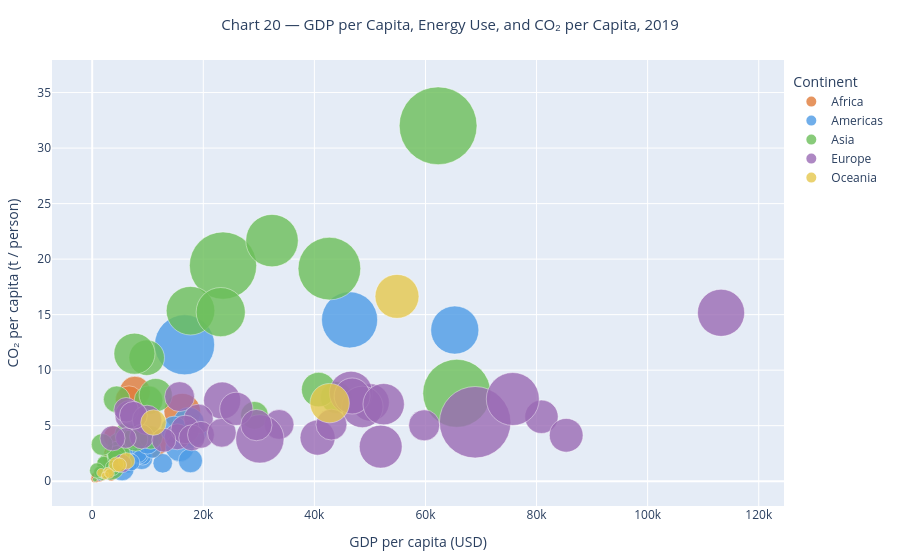

Write notebook code for a chart like this one.
### Markdown cell above
**Chart 20 — What is the overall pattern between per-capita GDP, energy use, and CO₂ in 2019?**

An interactive Plotly bubble chart: GDP per capita on x, CO₂ per capita on y, and primary energy per capita encoded as bubble size. Countries in the top-right cluster are rich, energy-intensive, and high-emitting. Clean-energy outliers — France, Switzerland, Sweden — achieve high GDP with below-expected CO₂, visible as they sit below the main cluster.

### Code cell
df_c20 = df[df['year'] == 2019].dropna(
    subset=['gdp_per_capita', 'co2_per_capita', 'primary_energy_per_capita']
)

fig = px.scatter(
    df_c20,
    x='gdp_per_capita',
    y='co2_per_capita',
    size='primary_energy_per_capita',
    color='continent',
    hover_name='country',
    color_discrete_map=CONT_PALETTE,
    category_orders={'continent': CONT_ORDER},
    size_max=55,
    title='Chart 20 — GDP per Capita, Energy Use, and CO₂ per Capita, 2019',
    labels={
        'gdp_per_capita':            'GDP per capita (USD)',
        'co2_per_capita':            'CO₂ per capita (t / person)',
        'primary_energy_per_capita': 'Energy per capita (kWh)',
        'continent':                 'Continent',
    },
)
fig.update_traces(marker=dict(opacity=0.80, line=dict(width=0.5, color='white')))
fig.update_layout(
    margin=dict(l=40, r=40, t=60, b=40),
    height=560,
    title_font_size=15,
    title_x=0.5,
    legend=dict(title='Continent', yanchor='top', y=0.98, xanchor='left', x=1.01),
)
fig.write_html('images/chart20_gdp_energy_co2_bubble.html')
print('Saved: images/chart20_gdp_energy_co2_bubble.html')
fig.show()

### Figure 1 — Plotly figure (JSON) as saved in the notebook; plotly's stock layout.template omitted (floating-point values rounded to 4 significant figures)
{"data": [{"hovertemplate": "<b>%{hovertext}</b><br><br>Continent=Africa<br>GDP per capita (USD)=%{x}<br>CO₂ per capita (t / person)=%{y}<br>Energy per capita (kWh)=%{marker.size}<extra></extra>", "hovertext": ["Algeria", "Angola", "Benin", "Botswana", "Burkina Faso", "Burundi", "Cameroon", "Central African Republic", "Chad", "Comoros", "Djibouti", "Equatorial Guinea", "Eswatini", "Ethiopia", "Gabon", "Ghana", "Guinea", "Guinea-Bissau", "Kenya", "Lesotho", "Liberia", "Libya", "Madagascar", "Malawi", "Mali", "Mauritania", "Mauritius", "Morocco", "Mozambique", "Namibia", "Niger", "Nigeria", "Rwanda", "Sao Tome and Principe", "Senegal", "Seychelles", "Sierra Leone", "Somalia", "South Africa", "Sudan", "Togo", "Tunisia", "Uganda", "Zambia", "Zimbabwe"], "legendgroup": "Africa", "marker": {"color": "#E07B39", "line": {"color": "white", "width": 0.5}, "opacity": 0.8, "size": [16260.0, 3667.0, 2416.0, 9468.0, 947.0, 309.3, 1720.0, 299.2, 458.2, 1686.0, 2849.0, 17640.0, 5780.0, 922.0, 7428.0, 3136.0, 1202.0, 703.1, 1946.0, 2189.0, 1101.0, 32420.0, 678.7, 537.8, 1232.0, 4149.0, 22800.0, 7267.0, 2447.0, 9254.0, 468.5, 2483.0, 525.6, 3418.0, 2753.0, 45780.0, 513.0, 227.6, 25510.0, 2459.0, 1304.0, 10130.0, 811.6, 2984.0, 3004.0], "sizemode": "area", "sizeref": 68.77, "symbol": "circle"}, "mode": "markers", "name": "Africa", "orientation": "v", "showlegend": true, "type": "scatter", "x": [3990.0, 2810.0, 1220.0, 7203.0, 796.1, 228.2, 1533.0, 467.9, 709.5, 1402.0, 3415.0, 8420.0, 3916.0, 855.8, 7767.0, 2247.0, 1058.0, 749.5, 1913.0, 1113.0, 672.3, 7686.0, 523.0, 591.8, 879.0, 1743.0, 11100.0, 3235.0, 506.6, 5010.0, 554.1, 2230.0, 820.1, 1988.0, 1430.0, 16210.0, 521.8, 419.4, 6625.0, 610.9, 893.4, 3575.0, 798.6, 1305.0, 1317.0], "xaxis": "x", "y": [3.995, 0.7777, 0.6002, 3.116, 0.2399, 0.05588, 0.3542, 0.04816, 0.1348, 0.3066, 0.421, 3.814, 0.8252, 0.1446, 2.179, 0.6132, 0.3031, 0.1305, 0.4084, 0.3573, 0.1999, 8.07, 0.1462, 0.06029, 0.2765, 0.7665, 3.265, 1.929, 0.2346, 1.707, 0.08931, 0.5522, 0.09619, 0.7414, 0.6205, 6.265, 0.113, 0.04328, 7.36, 0.4431, 0.2746, 2.405, 0.1062, 0.3614, 0.792], "yaxis": "y"}, {"hovertemplate": "<b>%{hovertext}</b><br><br>Continent=Americas<br>GDP per capita (USD)=%{x}<br>CO₂ per capita (t / person)=%{y}<br>Energy per capita (kWh)=%{marker.size}<extra></extra>", "hovertext": ["Antigua and Barbuda", "Argentina", "Barbados", "Belize", "Brazil", "Canada", "Chile", "Colombia", "Costa Rica", "Cuba", "Dominica", "Dominican Republic", "Ecuador", "El Salvador", "Grenada", "Guatemala", "Guyana", "Haiti", "Honduras", "Jamaica", "Mexico", "Nicaragua", "Panama", "Paraguay", "Peru", "Suriname", "Trinidad and Tobago", "United States", "Uruguay"], "legendgroup": "Americas", "marker": {"color": "#4D9BE6", "line": {"color": "white", "width": 0.5}, "opacity": 0.8, "size": [33030.0, 20730.0, 25170.0, 9884.0, 16680.0, 108000.0, 24890.0, 11220.0, 13010.0, 9606.0, 11050.0, 11100.0, 12160.0, 7272.0, 10660.0, 5852.0, 14180.0, 1184.0, 5641.0, 15390.0, 17900.0, 4225.0, 27880.0, 19900.0, 9950.0, 21630.0, 123700.0, 79490.0, 19990.0], "sizemode": "area", "sizeref": 68.77, "symbol": "circle"}, "mode": "markers", "name": "Americas", "orientation": "v", "showlegend": true, "type": "scatter", "x": [17380.0, 10060.0, 18150.0, 5079.0, 8898.0, 46340.0, 14740.0, 6425.0, 12690.0, 9126.0, 8516.0, 8282.0, 6223.0, 4168.0, 10830.0, 4639.0, 6610.0, 1313.0, 2556.0, 5369.0, 9950.0, 1927.0, 15770.0, 5381.0, 7028.0, 6854.0, 16640.0, 65280.0, 17690.0], "xaxis": "x", "y": [5.264, 3.556, 4.352, 1.639, 2.04, 14.53, 4.648, 1.547, 1.613, 2.205, 2.358, 2.487, 1.952, 1.184, 2.857, 1.062, 3.314, 0.289, 1.024, 2.796, 3.465, 0.7308, 3.05, 1.121, 1.698, 4.044, 12.28, 13.61, 1.842], "yaxis": "y"}, {"hovertemplate": "<b>%{hovertext}</b><br><br>Continent=Asia<br>GDP per capita (USD)=%{x}<br>CO₂ per capita (t / person)=%{y}<br>Energy per capita (kWh)=%{marker.size}<extra></extra>", "hovertext": ["Afghanistan", "Armenia", "Azerbaijan", "Bahrain", "Bangladesh", "Bhutan", "Cambodia", "China", "Cyprus", "Georgia", "India", "Indonesia", "Iraq", "Israel", "Japan", "Jordan", "Kazakhstan", "Kuwait", "Lebanon", "Malaysia", "Maldives", "Mongolia", "Myanmar", "Nepal", "Oman", "Pakistan", "Philippines", "Qatar", "Saudi Arabia", "Singapore", "Sri Lanka", "Tajikistan", "Thailand", "Turkmenistan", "United Arab Emirates", "Uzbekistan"], "legendgroup": "Asia", "marker": {"color": "#6BBF59", "line": {"color": "white", "width": 0.5}, "opacity": 0.8, "size": [802.6, 16180.0, 17550.0, 155400.0, 2916.0, 27250.0, 4069.0, 28280.0, 26440.0, 19660.0, 6732.0, 8474.0, 15430.0, 35090.0, 40870.0, 11260.0, 43400.0, 94610.0, 18450.0, 37820.0, 18570.0, 24280.0, 3197.0, 1701.0, 81070.0, 4400.0, 5104.0, 208000.0, 82990.0, 158700.0, 4974.0, 8042.0, 20790.0, 57960.0, 134900.0, 16210.0], "sizemode": "area", "sizeref": 68.77, "symbol": "circle"}, "mode": "markers", "name": "Asia", "orientation": "v", "showlegend": true, "type": "scatter", "x": [494.2, 4605.0, 4806.0, 23550.0, 1856.0, 3323.0, 1643.0, 10140.0, 29210.0, 4698.0, 2101.0, 4135.0, 5981.0, 43950.0, 40780.0, 4405.0, 9813.0, 32370.0, 7578.0, 11430.0, 10560.0, 4405.0, 1271.0, 1195.0, 17700.0, 1289.0, 3485.0, 62280.0, 23140.0, 65640.0, 3852.0, 890.5, 7817.0, 7612.0, 42700.0, 1784.0], "xaxis": "x", "y": [0.1554, 1.995, 3.334, 19.42, 0.4832, 1.367, 0.9408, 7.292, 5.933, 2.545, 1.61, 2.155, 4.282, 7.541, 8.247, 2.397, 11.12, 21.67, 4.029, 7.756, 3.929, 7.375, 0.6539, 0.4502, 15.35, 0.8341, 1.317, 32.01, 15.23, 7.917, 1.063, 0.9613, 3.799, 11.48, 19.14, 3.302], "yaxis": "y"}, {"hovertemplate": "<b>%{hovertext}</b><br><br>Continent=Europe<br>GDP per capita (USD)=%{x}<br>CO₂ per capita (t / person)=%{y}<br>Energy per capita (kWh)=%{marker.size}<extra></extra>", "hovertext": ["Albania", "Austria", "Belarus", "Belgium", "Bosnia and Herzegovina", "Bulgaria", "Croatia", "Denmark", "Estonia", "Finland", "France", "Germany", "Greece", "Hungary", "Iceland", "Ireland", "Italy", "Latvia", "Lithuania", "Luxembourg", "Malta", "Montenegro", "Netherlands", "North Macedonia", "Norway", "Poland", "Portugal", "Romania", "Serbia", "Slovenia", "Spain", "Sweden", "Switzerland", "Ukraine", "United Kingdom"], "legendgroup": "Europe", "marker": {"color": "#9B6BB5", "line": {"color": "white", "width": 0.5}, "opacity": 0.8, "size": [11590.0, 48310.0, 31920.0, 64150.0, 20690.0, 30000.0, 23200.0, 33140.0, 47300.0, 59220.0, 42330.0, 44470.0, 29970.0, 28130.0, 175500.0, 38270.0, 30460.0, 23390.0, 24870.0, 76270.0, 80080.0, 20460.0, 58840.0, 14690.0, 96390.0, 30780.0, 28470.0, 19840.0, 26600.0, 37910.0, 33760.0, 63280.0, 39160.0, 21660.0, 32890.0], "sizemode": "area", "sizeref": 68.77, "symbol": "circle"}, "mode": "markers", "name": "Europe", "orientation": "v", "showlegend": true, "type": "scatter", "x": [5396.0, 50110.0, 6838.0, 46590.0, 6120.0, 9879.0, 15310.0, 59780.0, 23400.0, 48630.0, 40580.0, 46790.0, 19130.0, 16740.0, 68940.0, 80890.0, 33640.0, 17930.0, 19580.0, 113200.0, 30190.0, 8911.0, 52480.0, 6070.0, 75720.0, 15730.0, 23330.0, 12900.0, 7417.0, 25940.0, 29560.0, 51940.0, 85330.0, 3661.0, 43070.0], "xaxis": "x", "y": [1.6, 7.085, 5.911, 7.955, 6.43, 5.516, 3.999, 5.031, 7.261, 6.688, 3.923, 7.672, 5.614, 4.659, 5.307, 5.801, 5.111, 3.907, 4.177, 15.16, 3.807, 4.005, 6.934, 3.889, 7.402, 7.612, 4.361, 3.693, 5.931, 6.513, 5.052, 3.109, 4.135, 3.86, 5.097], "yaxis": "y"}, {"hovertemplate": "<b>%{hovertext}</b><br><br>Continent=Oceania<br>GDP per capita (USD)=%{x}<br>CO₂ per capita (t / person)=%{y}<br>Energy per capita (kWh)=%{marker.size}<extra></extra>", "hovertext": ["Australia", "Fiji", "Kiribati", "Nauru", "New Zealand", "Papua New Guinea", "Samoa", "Solomon Islands", "Tonga", "Tuvalu", "Vanuatu"], "legendgroup": "Oceania", "marker": {"color": "#E6C84D", "line": {"color": "white", "width": 0.5}, "opacity": 0.8, "size": [66260.0, 9418.0, 2592.0, 22410.0, 53260.0, 3160.0, 7698.0, 2027.0, 6863.0, 0.0, 3154.0], "sizemode": "area", "sizeref": 68.77, "symbol": "circle"}, "mode": "markers", "name": "Oceania", "orientation": "v", "showlegend": true, "type": "scatter", "x": [54880.0, 6176.0, 1602.0, 11030.0, 42760.0, 2820.0, 4323.0, 2344.0, 4903.0, 4056.0, 3116.0], "xaxis": "x", "y": [16.64, 1.82, 0.7549, 5.281, 7.028, 0.8189, 1.514, 0.4983, 1.457, 0.9787, 0.6891], "yaxis": "y"}], "layout": {"height": 560, "legend": {"itemsizing": "constant", "title": {"text": "Continent"}, "tracegroupgap": 0, "x": 1.01, "xanchor": "left", "y": 0.98, "yanchor": "top"}, "margin": {"b": 40, "l": 40, "r": 40, "t": 60}, "title": {"font": {"size": 15}, "text": "Chart 20 — GDP per Capita, Energy Use, and CO₂ per Capita, 2019", "x": 0.5}, "xaxis": {"anchor": "y", "domain": [0, 1], "title": {"text": "GDP per capita (USD)"}}, "yaxis": {"anchor": "x", "domain": [0, 1], "title": {"text": "CO₂ per capita (t / person)"}}}}
